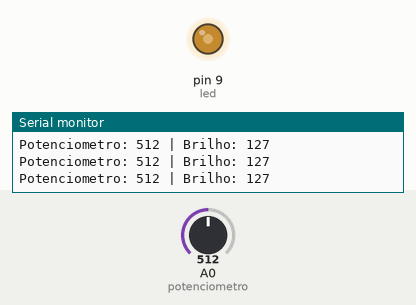
This sketch was run on a simulated Arduino Uno, built with avr-gcc and run on an emulated ATmega328P. On the bench: output pins drawn as LEDs (lit = HIGH), the last lines printed to the serial monitor. The test bench sets the inputs (shaded band); at power-on: A0 (potenciometro) = 512.

Above: at 1.2 s.
1.3 s: A0 (potenciometro) set to 420
At 2.1 s:
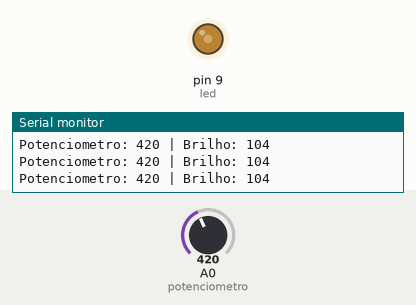
4.3 s: A0 (potenciometro) set to 393
At 4.8 s:
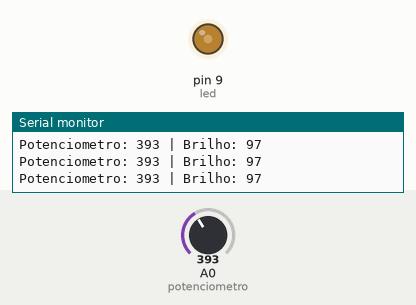
5.8 s: A0 (potenciometro) set to 716
At 6.2 s:
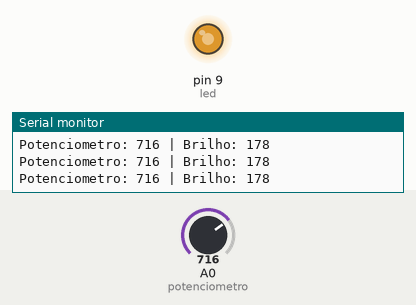
7.3 s: A0 (potenciometro) set to 992
At 8.5 s:
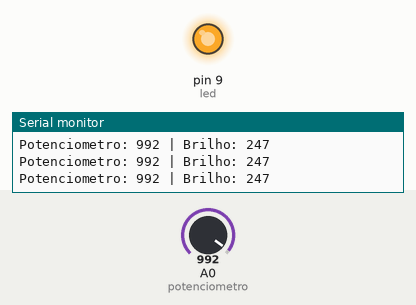
8.8 s: A0 (potenciometro) set to 1017
At 10.1 s:
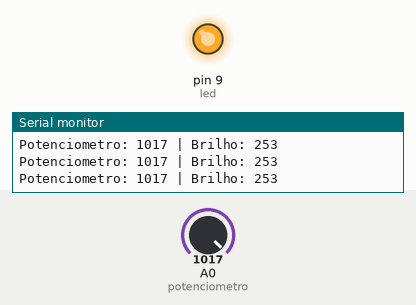
11.8 s: A0 (potenciometro) set to 122
At 12.7 s:
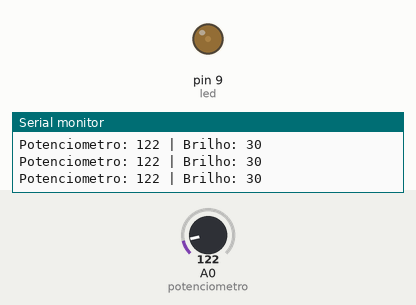
Timing chart, 0 to 14.3 s (numbered marks = the images above; inputs shaded):
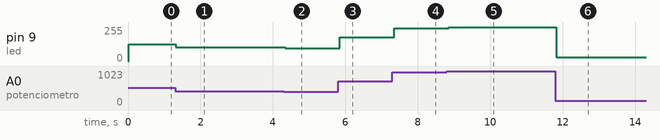

The sketch:

potenciometrocontrolandoled1.ino
```cpp
const int led = 9;
const int potenciometro = A0;

int valorPot = 0;
int brilho = 0;

enum Estado{
  LER_POT,
  AJUSTAR_LED
};

Estado estadoAtual = LER_POT;

void setup(){
  pinMode(led, OUTPUT);
  Serial.begin(9600);
}

void loop(){
  switch(estadoAtual){
    case LER_POT:
     valorPot = analogRead(potenciometro);
     brilho = map(valorPot, 0, 1023, 0, 255);
     estadoAtual = AJUSTAR_LED;
     break;

    case AJUSTAR_LED:
     analogWrite(led, brilho);
     Serial.print("Potenciometro: ");
     Serial.print(valorPot);
     Serial.print(" | Brilho: ");
     Serial.println(brilho);

     estadoAtual = LER_POT;
     break;

  }

  delay(20);

}
```

Measured:
- after the input at 1.3 s, pin 9 (led): 127/255 → 104/255 at once
- after the input at 4.3 s, pin 9 (led): 104/255 → 97/255 at once
- after the input at 5.8 s, pin 9 (led): 97/255 → 178/255 at once
- after the input at 7.3 s, pin 9 (led): 178/255 → 247/255 after 0.05 s
- after the input at 8.8 s, pin 9 (led): 247/255 → 253/255 after 0.05 s
- after the input at 11.8 s, pin 9 (led): 253/255 → 30/255 at once
